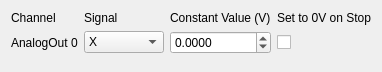
       <widget class="QWidget" name="scrollAreaWidgetContents_3">
        <property name="geometry">
         <rect>
          <x>0</x>
          <y>0</y>
          <width>379</width>
          <height>72</height>
         </rect>
        </property>
        <layout class="QGridLayout" name="gridLayout_65">
         <item row="0" column="0">
          <layout class="QGridLayout" name="gridLayout_AO">
           <item row="0" column="3">
            <widget class="QLabel" name="label_AnalogOut_checkbox_titl">
             <property name="text">
              <string>Set to 0V on Stop</string>
             </property>
            </widget>
           </item>
           <item row="0" column="1">
            <widget class="QLabel" name="label_AnalogOut_title2">
             <property name="text">
              <string>Signal</string>
             </property>
            </widget>
           </item>
           <item row="1" column="2">
            <widget class="QDoubleSpinBox" name="spinBox_AnalogOut">
             <property name="decimals">
              <number>4</number>
             </property>
             <property name="minimum">
              <double>-10.000000000000000</double>
             </property>
             <property name="maximum">
              <double>10.000000000000000</double>
             </property>
            </widget>
           </item>
           <item row="1" column="1">
            <widget class="QComboBox" name="comboBox_AnalogOut">
             <item>
              <property name="text">
               <string>X</string>
              </property>
             </item>
             <item>
              <property name="text">
               <string>Y</string>
              </property>
             </item>
             <item>
              <property name="text">
               <string>Z</string>
              </property>
             </item>
             <item>
              <property name="text">
               <string>Constant</string>
              </property>
             </item>
            </widget>
           </item>
           <item row="1" column="0">
            <widget class="QLabel" name="label_AnalogOut">
             <property name="text">
              <string>AnalogOut 0</string>
             </property>
            </widget>
           </item>
           <item row="0" column="0">
            <widget class="QLabel" name="label_AnalogOut_title1">
             <property name="text">
              <string>Channel</string>
             </property>
            </widget>
           </item>
           <item row="0" column="2">
            <widget class="QLabel" name="label_AnalogOut_title3">
             <property name="text">
              <string>Constant Value (V)</string>
             </property>
            </widget>
           </item>
           <item row="1" column="3">
            <widget class="QCheckBox" name="checkBox_AnalogOut">
             <property name="text">
              <string/>
             </property>
            </widget>
           </item>
          </layout>
         </item>
         <item row="1" column="0">
          <spacer name="verticalSpacer_14">
           <property name="orientation">
            <enum>Qt::Orientation::Vertical</enum>
           </property>
           <property name="sizeHint" stdset="0">
            <size>
             <width>20</width>
             <height>40</height>
            </size>
           </property>
          </spacer>
         </item>
        </layout>
       </widget>
